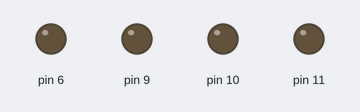
A sketch run on a simulated Arduino Uno, built with avr-gcc and run on an emulated ATmega328P. On the bench: output pins drawn as LEDs (lit = HIGH).

Above: at 0.05 s.
At 2.05 s:
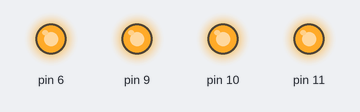
Timing chart, 0 to 4.8 s (numbered marks = the images above):
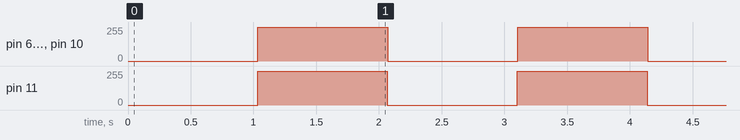

The sketch:

sketch.ino
```cpp
int tempo=1;
void setup()
{

pinMode(11, OUTPUT);
pinMode(6, OUTPUT);
pinMode(9, OUTPUT);
pinMode(10, OUTPUT);

}

void loop()
{
for (int escada=0;escada<=255;escada++){
analogWrite(11,escada);
delay(tempo);
analogWrite(6,escada);
delay(tempo);
analogWrite(9,escada);
delay(tempo);
analogWrite(10,escada);
delay(tempo);}

for (int escada=255;escada>=0;escada--){
analogWrite(11,escada);
delay(tempo);
analogWrite(6,escada);
delay(tempo);
analogWrite(9,escada);
delay(tempo);
analogWrite(10,escada);
delay(tempo);}


}
```

Measured:
- by itself, pin 6, pin 9–11: alternates 255/255 for 1.0 s and 0/255 for 1.0 s
